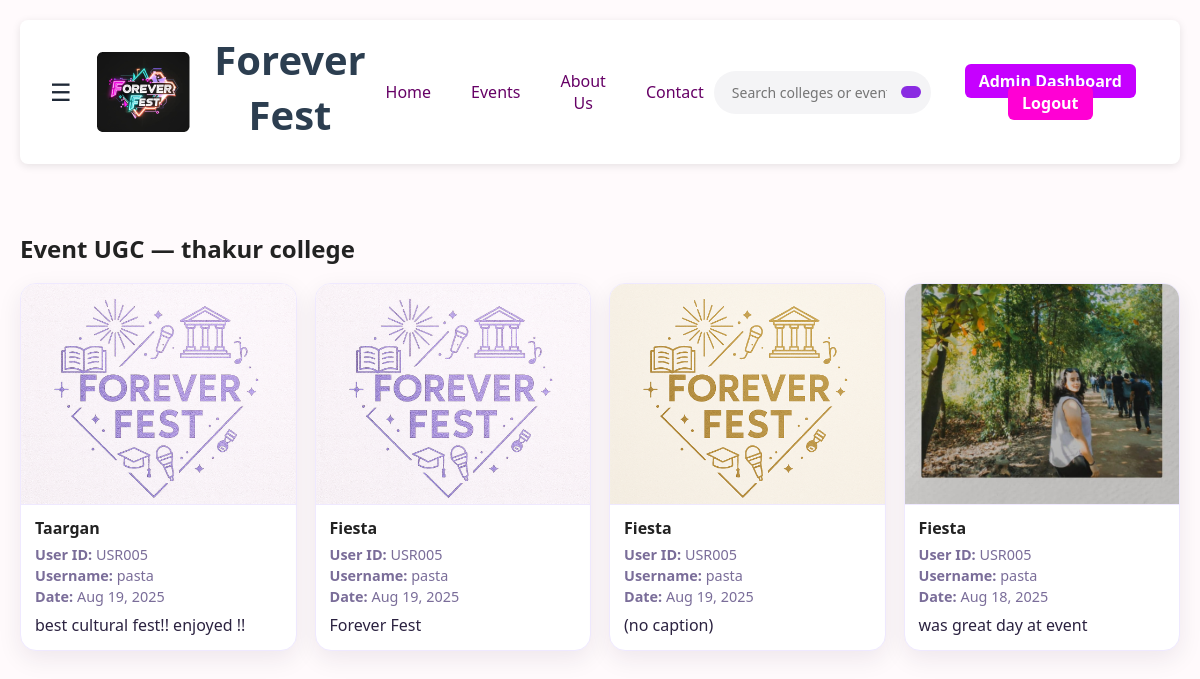
The page /events/admin/event_ugc/ (signed in) on the database its author committed.
### colleges/models.py (models this page shows, shortened)
class College(models.Model):
    college_id  = models.CharField(max_length=20, primary_key=True, unique=True, default=generate_college_id)
    name        = models.CharField(max_length=100, unique=True)
    contact_no  = models.CharField(max_length=15, blank=True, null=True)
    email       = models.EmailField(max_length=120, blank=True, null=True)
    location    = models.CharField(max_length=120, blank=True, null=True)
    owner_admin = models.OneToOneField(
    AdminProfile, on_delete=models.CASCADE, related_name='college',
    null=True, blank=True
    )
    logo  = models.ImageField(upload_to="college_logos/",blank=True,null=True)
    created_at = models.DateTimeField(auto_now_add=True)

### ugc/models.py (models this page shows, shortened)
class UGC(models.Model):
    ugc_id = models.CharField(primary_key=True, max_length=20, default=generate_ugc_id)
    content_type = models.CharField(max_length=30, choices=CONTENT_CHOICES)
    content_data = models.CharField(max_length=150, blank=True)
    posted_on = models.DateField(auto_now_add=True)
    user = models.ForeignKey(UserProfile, on_delete=models.CASCADE, related_name="ugc_items")
    event = models.ForeignKey(Event, to_field="event_id", db_column="event_id",  on_delete=models.CASCADE, related_name="ugc_items")
    class Meta:
        db_table = "ugc"

class Photo(models.Model):
    photo_id = models.CharField(primary_key=True, max_length=20, default=generate_photo_id)
    image_url = models.CharField(max_length=255, blank=True)
    uploaded_by = models.ForeignKey(UserProfile, null=True, blank=True, on_delete=models.SET_NULL, related_name="uploaded_photos")
    ugc = models.ForeignKey(UGC, to_field="ugc_id", db_column="ugc_id",  on_delete=models.CASCADE, related_name="photos")
    class Meta:
        db_table = "photos"

### events/models.py (models this page shows, shortened)
class Event(models.Model):
    image_url = models.CharField(max_length=255, blank=True)
    event_id = models.CharField(primary_key=True, max_length=20, default=generate_event_id)
    college = models.ForeignKey(College,to_field="college_id", db_column="college_id",on_delete=models.CASCADE, related_name="events",)
    title = models.CharField(max_length=80)
    description = models.TextField(blank=True)
    date_time = models.DateTimeField(null=True, blank=True)
    location = models.CharField(max_length=120, blank=True)
    created_by = models.ForeignKey(AdminProfile,to_field="admin_id",db_column="created_by",on_delete=models.SET_NULL,null=True,blank=True,related_name="created_events",)
    class Meta:
        db_table = "events"

### accounts/models.py (models this page shows, shortened)
class UserProfile(models.Model):
    user_id = models.CharField(primary_key=True, max_length=20, default=generate_user_id, editable=False)
    username = models.CharField(max_length=25)
    email = models.EmailField(max_length=25, unique=True)
    password = models.CharField(max_length=128)
    profile_info = models.CharField(max_length=50, blank=True, null=True)
    preferences = models.CharField(max_length=20, blank=True, null=True)

### events/views.py (the view)
# urls.py: path("admin/event_ugc/", views.admin_event_ugc_view, name="admin_event_ugc"),
@require_http_methods(["GET"])
def admin_event_ugc_view(request):
    gate = _require_admin(request)
    if gate is None:
        return redirect("admin_login")
    admin, college = gate
    ugc_posts = (
        UGC.objects
        .filter(event__college=college)            # only this admin's events
        .select_related("event", "user")           # load event & user in one query
        .prefetch_related(Prefetch("photos",queryset=Photo.objects.all()))
        .order_by("-posted_on","-ugc_id")                   # newest first
    )
    return render(request, "events/admin_event_ugc.html", {
        "admin":admin,
        "college": college,
        "ugc_posts": ugc_posts,
    })

### events/views.py (called while the page is built)
def _require_admin(request):
    admin_id = request.session.get(ADMIN_SESSION_KEY)
    if not admin_id:
        messages.error(request, "Please log in as admin.")
        return None
    try:
        admin = AdminProfile.objects.select_related("college").get(admin_id=admin_id)
    except AdminProfile.DoesNotExist:
        messages.error(request, "Session invalid. Please log in again.")
        return None
    college = getattr(admin, "college", None)
    if college is None:
        college = College.objects.filter(owner_admin=admin).first()
    return admin, college

### events/templates/events/admin_event_ugc.html (shortened to what this page needs)
{% extends "accounts/base.html" %}
{% load static %}
{% block content %}
<link rel="stylesheet" href="{% static 'css/admin_event_ugc.css' %}">
<section class="ad-wrap">
  <div class="container">
    <h2 class="ad-title">Event UGC — {{ college.name }}</h2>
    <div class="au-grid">
      {% for post in ugc_posts %}
        <article class="au-card">
          <div class="au-thumb-wrap">
            {% with photo=post.photos.all.0 %}
              {% if photo %}
                <img src="{{ photo.image_url }}" alt="UGC photo" class="au-thumb">
              {% else %}
                <div class="au-thumb au-thumb--empty">No photo</div>
              {% endif %}
            {% endwith %}
          </div>
          <div class="au-body">
            <div class="au-event">{{ post.event.title }}</div>
            <div class="au-meta">
              <div><strong>User ID:</strong> {{ post.user.user_id }}</div>
              <div><strong>Username:</strong> {{ post.user.username }}</div>
              <div><strong>Date:</strong> {{ post.posted_on|date:"M d, Y" }}</div>
            </div>
            <div class="au-caption">
              {{ post.content_data|default:"(no caption)" }}
            </div>
          </div>
        </article>
      {% empty %}
        <p class="ad-muted">No UGC yet for your college’s events.</p>
      {% endfor %}
    </div>
  </div>
</section>
{% endblock %}

### static/css/style.css (style rules this page uses)
body { font-family: 'Inter', sans-serif; margin: 0; padding: 0; background: #fffafc; }
body { background: #F7F8FC; }
body, html { height: 100%; margin: 0; }
:root { --primary-color: #2c3e50; --secondary-color: #3498db; --accent-color: #e74c3c; --light-color: #f5f7fa; --dark-color: #2c4e50; --shadow: 0 4px 6px rgba(0,0,0,.1); --radius: 8px; --page-max-width: 1200px; }
* { margin: 0; padding: 0; box-sizing: border-box; font-family: 'Segoe UI', Tahoma, Geneva, Verdana, sans-serif; }
body { background: var(--light-color); color: var(--dark-color); padding: 20px; }
body { margin: 0; font-family: 'Inter', sans-serif; background: #fffafc; color: #222; }

### static/css/admin_event_ugc.css (style rules this page uses)
:root { --ink:#2b2240; --muted:#7a6d99; --card:#fff; --ring:rgba(123,63,228,.25); --accent:#efe9ff; --shadow:0 8px 24px rgba(34,18,51,.08); }
.ad-wrap { padding:28px 0 48px; }
.ad-title { font-weight:800; margin:0 0 18px; }
.au-grid { display:grid; grid-template-columns: repeat(auto-fill, minmax(260px, 1fr)); gap:18px; }
.au-card { background: var(--card); border:1px solid var(--accent); border-radius:16px; box-shadow: var(--shadow); overflow:hidden; display:flex; flex-direction:column; }
.au-thumb-wrap { background:#faf7ff; border-bottom:1px solid var(--accent); }
.au-thumb { display:block; width:100%; height:220px; object-fit:cover; }
.au-body { padding:12px 14px 14px; }
.au-event { font-weight:800; margin-bottom:6px; }
.au-meta { font-size:.9rem; color:var(--muted); display:grid; gap:2px; margin-bottom:8px; }
.au-caption { color:var(--ink); }

### rows shown on the page
College: name "thakur college"
UGC: photos.all.0.image_url (picture), event "Taargan", user.user_id "USR005", user.username "pasta", posted_on "Aug 19, 2025", content_data "best cultural fest!! enjoyed !!"
UGC: photos.all.0.image_url (picture), event "Fiesta", user.user_id "USR005", user.username "pasta", posted_on "Aug 19, 2025", content_data "Forever Fest"
UGC: photos.all.0.image_url (picture), event "Fiesta", user.user_id "USR005", user.username "pasta", posted_on "Aug 19, 2025", content_data "(no caption)"
UGC: photos.all.0.image_url (picture), event "Fiesta", user.user_id "USR005", user.username "pasta", posted_on "Aug 18, 2025", content_data "was great day at event"
